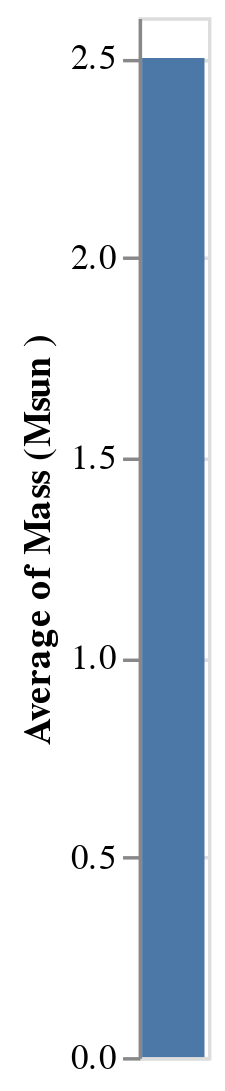

Notebook code for this chart:
### Code cell
DeepnoteChart(df, """{"layer":[{"layer":[{"mark":{"clip":true,"type":"bar","color":"#4c78a8","tooltip":true},"encoding":{"x":{"sort":null,"scale":{"type":"linear"}},"y":{"sort":null,"type":"quantitative","field":"Mass (Msun )","scale":{"type":"linear"},"format":{"type":"default","decimals":null},"aggregate":"average","formatType":"numberFormatFromNumberType"}}}]}],"title":"","config":{"legend":{}},"$schema":"https://vega.github.io/schema/vega-lite/v5.json","encoding":{}}""")

### Figure 1 — Vega-Lite specification as saved in the notebook (floating-point values rounded to 4 significant figures; data arrays with more than 128 entries replaced by an {"elided": "..."} marker saying what was removed)
{"layer": [{"layer": [{"mark": {"clip": true, "type": "bar", "color": "#4c78a8", "tooltip": true}, "encoding": {"x": {"sort": null, "scale": {"type": "linear"}}, "y": {"sort": null, "type": "quantitative", "field": "Mass (Msun )", "scale": {"type": "linear"}, "format": {"type": "default", "decimals": null}, "aggregate": "average", "formatType": "numberFormatFromNumberType"}}}]}], "title": "", "config": {"legend": {}}, "$schema": "https://vega.github.io/schema/vega-lite/v5.json", "encoding": {}, "data": {"values": {"elided": "648 records"}}}
